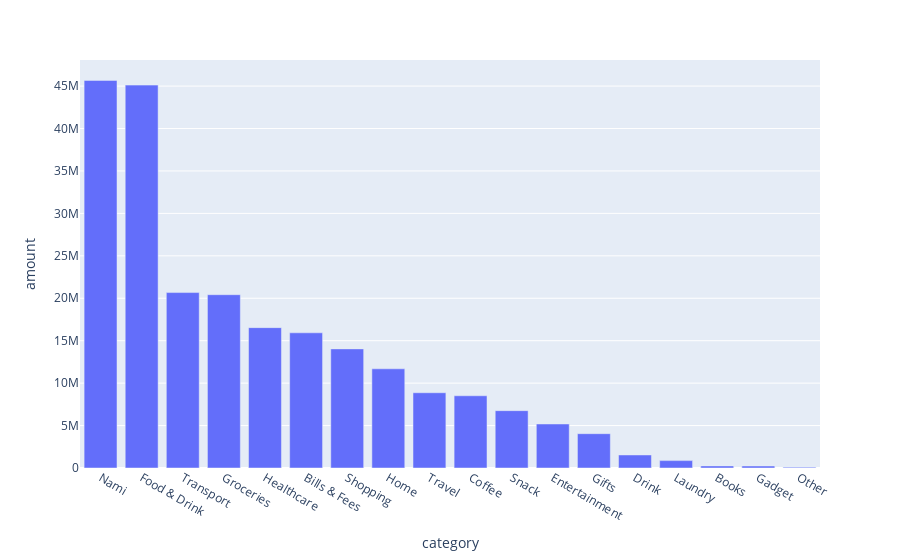

Notebook source saved alongside this figure:
### Code cell
import plotly.express as px
fig = px.bar(category, x='category', y='amount')
fig.show()

### Figure 1 — Plotly figure (JSON) as saved in the notebook; plotly's stock layout.template omitted (floating-point values rounded to 4 significant figures)
{"data": [{"alignmentgroup": "True", "hovertemplate": "category=%{x}<br>amount=%{y}<extra></extra>", "legendgroup": "", "marker": {"color": "#636efa", "pattern": {"shape": ""}}, "name": "", "offsetgroup": "", "orientation": "v", "showlegend": false, "textposition": "auto", "type": "bar", "x": ["Nami", "Food & Drink", "Transport", "Groceries", "Healthcare", "Bills & Fees", "Shopping", "Home", "Travel", "Coffee", "Snack", "Entertainment", "Gifts", "Drink", "Laundry", null, "Books", "Gadget", "Other"], "xaxis": "x", "y": [45670800, 45116012, 20671027, 20419569, 16540189, 15929652, 14035604, 11688272, 8868147, 8509693, 6756561, 5185508, 4043633, 1536230, 871000, 511000, 245000, 235400, 100533], "yaxis": "y"}], "layout": {"barmode": "relative", "legend": {"tracegroupgap": 0}, "margin": {"t": 60}, "xaxis": {"anchor": "y", "domain": [0, 1], "title": {"text": "category"}}, "yaxis": {"anchor": "x", "domain": [0, 1], "title": {"text": "amount"}}}}
